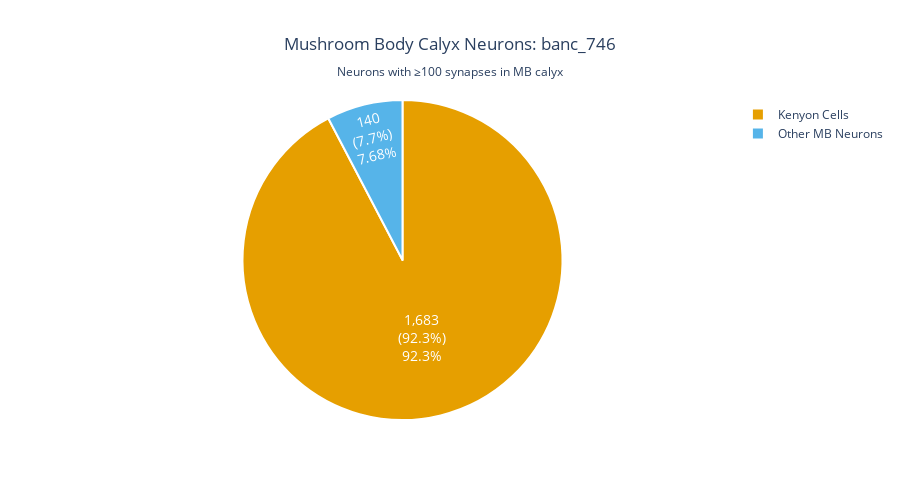

Notebook code for this chart:
### Markdown cell above
---

## Summary

In this tutorial you learned how to:

✓ Access connectome data from Google Cloud Storage or local paths  
✓ Use PyArrow's predicate pushdown for efficient GCS/Parquet queries  
✓ Load small metadata files (`.feather`) into memory  
✓ Explore neuron metadata and hierarchical classifications  
✓ Filter synapse data by brain region using string matching  
✓ Identify and characterise neurons by connectivity patterns  
✓ Create publication-quality interactive visualisations  
✓ Compare datasets to identify biological vs technical variation

**Next tutorial:** [fly_connectome_02_neuron_morphology.ipynb](fly_connectome_02_neuron_morphology.ipynb) - Load and visualise 3D neuron skeletons

---

## Session Information

### Code cell
# Prepare summary data
mb_summary = pd.DataFrame({
    'Category': ['Kenyon Cells', 'Other MB Neurons'],
    'Count': [n_kc, n_other]
})

mb_summary['Percentage'] = (mb_summary['Count'] / mb_summary['Count'].sum() * 100).round(1)

# Create pie chart with plotly
fig = go.Figure()

fig.add_trace(go.Pie(
    labels=mb_summary['Category'],
    values=mb_summary['Count'],
    text=mb_summary.apply(lambda x: f"{x['Count']:,}<br>({x['Percentage']:.1f}%)", axis=1),
    textposition='inside',
    textfont=dict(size=14, color='white'),
    marker=dict(
        colors=['#E69F00', '#56B4E9'],
        line=dict(color='white', width=2)
    ),
    hovertemplate='<b>%{label}</b><br>Count: %{value:,}<br>Percentage: %{percent}<extra></extra>'
))

fig.update_layout(
    title=dict(
        text=f"Mushroom Body Calyx Neurons: {DATASET}<br><sub>Neurons with ≥100 synapses in MB calyx</sub>",
        x=0.5,
        xanchor='center'
    ),
    height=500,
    template="plotly_white"
)

fig.show()

# Print summary
print("\nMushroom Body Calyx Summary:")
print(mb_summary.to_string(index=False))

### Figure 1 — Plotly figure (JSON) as saved in the notebook; plotly's stock layout.template omitted (floating-point values rounded to 4 significant figures)
{"data": [{"hovertemplate": "<b>%{label}</b><br>Count: %{value:,}<br>Percentage: %{percent}<extra></extra>", "labels": ["Kenyon Cells", "Other MB Neurons"], "marker": {"colors": ["#E69F00", "#56B4E9"], "line": {"color": "white", "width": 2}}, "text": ["1,683<br>(92.3%)", "140<br>(7.7%)"], "textfont": {"color": "white", "size": 14}, "textposition": "inside", "type": "pie", "values": [1683, 140]}], "layout": {"height": 500, "title": {"text": "Mushroom Body Calyx Neurons: banc_746<br><sub>Neurons with ≥100 synapses in MB calyx</sub>", "x": 0.5, "xanchor": "center"}}}
